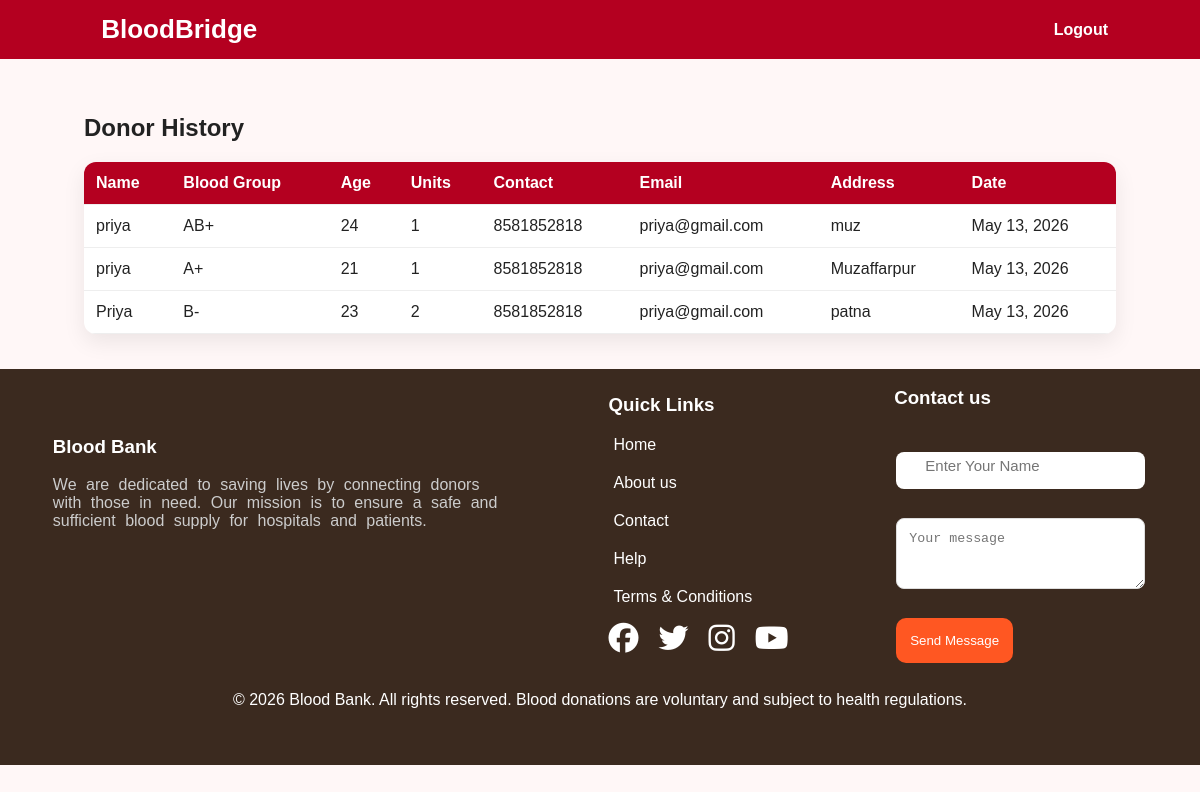
/donor/history/ (signed in), run on the app's committed database.
### core/models.py (models this page shows, shortened)
class Donar(models.Model):
    STATUS_CHOICES = [
        ('pending', 'Pending'),
        ('approved', 'Approved'),
        ('rejected', 'Rejected'),
    ]
    fullname = models.CharField(max_length=200)
    bloodgroup = models.CharField(max_length=5, choices=BLOOD_GROUPS)
    age = models.PositiveIntegerField()
    units = models.PositiveIntegerField()
    date = models.DateField(auto_now_add=True)
    contact = models.CharField(max_length=10, null=True, blank=True)
    address = models.TextField(blank=True, null=True)
    email = models.EmailField(blank=True, null=True)
    status = models.CharField(
        max_length=20,
        choices=STATUS_CHOICES,
        default='pending'
    )

### core/views.py (the view)
# urls.py: path('donor/history/', views.donor_history, name='donor_history'),
def donor_history(request):
    if not request.session.get('user_id'):
        return redirect('donor_login')
    email = request.session.get('user_email')
    history = Donar.objects.filter(email=email).order_by('-date')
    return render(request, 'donor_history.html', {'history': history})

### templates/donor_history.html
{% extends 'base.html' %}
{% block content %}
<div class="container mt-4">
    <h2 class="text-danger text-center mb-4">
        Donor History
    </h2>
    <table class="table table-bordered table-striped text-center">
        <thead class="table-danger">
            <tr>
                <th>Name</th>
                <th>Blood Group</th>
                <th>Age</th>
                <th>Units</th>
                <th>Contact</th>
                <th>Email</th>
                <th>Address </th>
                <th>Date</th>
            </tr>
        </thead>
        <tbody>
        {% for d in history %}
            <tr>
                <td>{{ d.fullname }}</td>
                <td>{{ d.bloodgroup }}</td>
                <td>{{ d.age }}</td>
                <td>{{ d.units }}</td>
                 <td>{{ d.contact }}</td>
                 <td>{{ d.email }}</td>
                 <td>{{ d.address }}</td>
                <td>{{ d.date }}</td>
            </tr>
        {% empty %}
            <tr>
                <td colspan="5">
                No donation history found</td>
            </tr>
        {% endfor %}
        </tbody>
    </table>
</div>
{% endblock %}

### static/css/style.css (style rules this page uses)
* { box-sizing:border-box }
body { margin:0;font-family:Arial,Helvetica,sans-serif;background:#fff7f7;color:#222 }
.container { padding:35px 7% }
table { width:100%;border-collapse:collapse;background:#fff;border-radius:12px;overflow:hidden;box-shadow:0 8px 22px rgba(0,0,0,.08) }
th,td { padding:12px;border-bottom:1px solid #eee;text-align:left }
th { background:#b40020;color:#fff }

### data on the page
Donar: fullname "priya", bloodgroup "AB+", age "24", units "1", contact "8581852818", email "priya@gmail.com", address "muz", date "May 13, 2026"
Donar: fullname "priya", bloodgroup "A+", age "21", units "1", contact "8581852818", email "priya@gmail.com", address "Muzaffarpur", date "May 13, 2026"
Donar: fullname "Priya", bloodgroup "B-", age "23", units "2", contact "8581852818", email "priya@gmail.com", address "patna", date "May 13, 2026"
